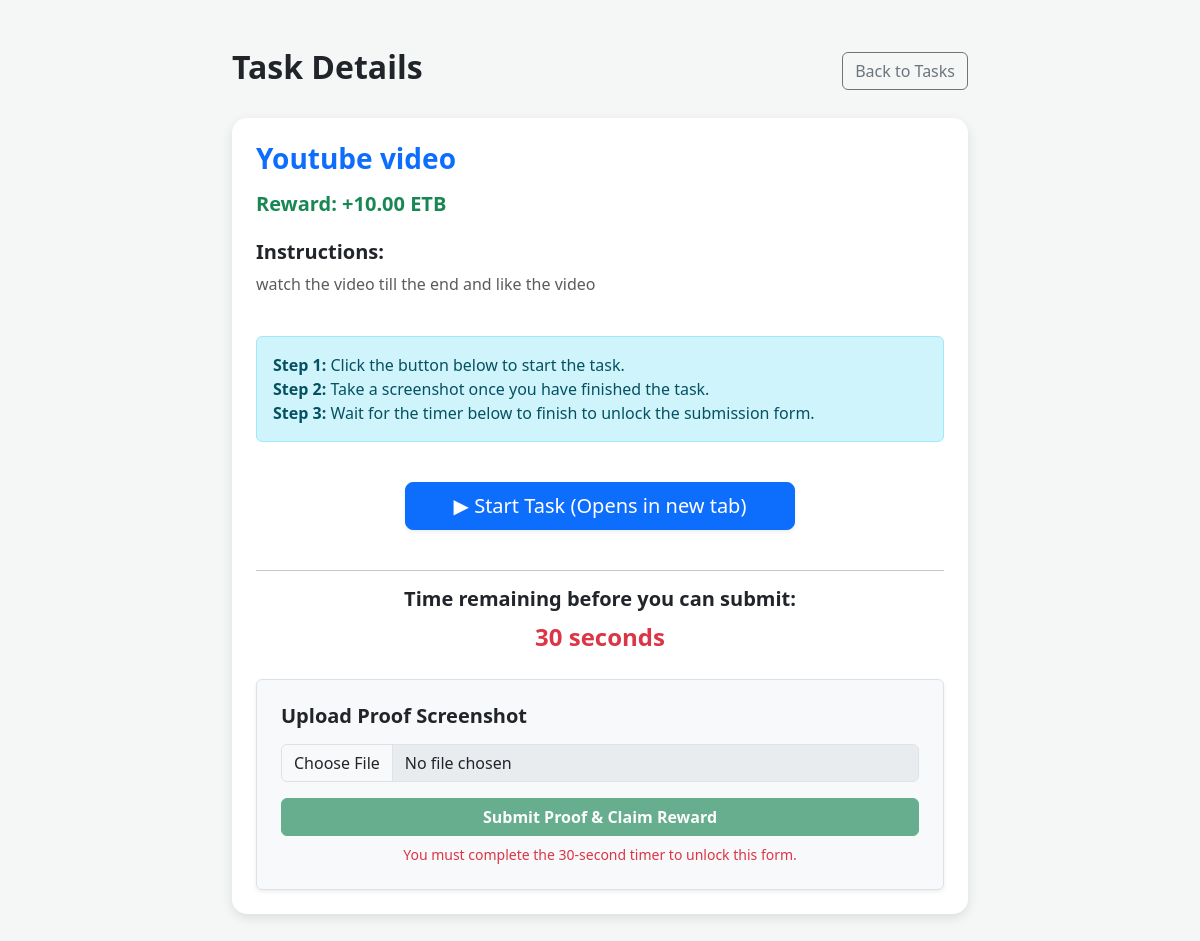
The app's page /tasks/task/1/ (signed in) with its own data.
### tasks/models.py (models this page shows, shortened)
class Task(models.Model):
    title = models.CharField(max_length=200)
    link = models.URLField()
    reward = models.DecimalField(max_digits=10, decimal_places=2)
    description = models.TextField(blank=True)
    requires_proof = models.BooleanField(default=False)

### tasks/views.py (the view)
# urls.py: path('task/<int:task_id>/', views.task_detail, name='task_detail'),
@login_required
def task_detail(request, task_id):
    task = get_object_or_404(Task, id=task_id)
    return render(request, 'tasks/task_detail.html', {'task': task})

### tasks/templates/tasks/task_detail.html (shortened to what this page needs)
<!DOCTYPE html>
<html lang="en">
<head>
    <link href="https://cdn.jsdelivr.net/npm/bootstrap@5.3.0/dist/css/bootstrap.min.css" rel="stylesheet">
</head>
<body>
<div class="container py-5">
    <div class="row justify-content-center">
        <div class="col-md-8">
            <div class="d-flex justify-content-between align-items-center mb-4">
                <h2 class="fw-bold text-dark">Task Details</h2>
                <a href="{% url 'tasks:task_list' %}" class="btn btn-outline-secondary">Back to Tasks</a>
            </div>
            <div class="card detail-card p-4">
                <h3 class="fw-bold text-primary mb-3">{{ task.title }}</h3>
                <h5 class="text-success fw-bold mb-4">Reward: +{{ task.reward }} ETB</h5>
                <h5 class="fw-bold">Instructions:</h5>
                <p class="text-muted" style="white-space: pre-wrap;">{{ task.description }}</p>
                <div class="alert alert-info mt-4">
                    <strong>Step 1:</strong> Click the button below to start the task.
                    <br>
                    <strong>Step 2:</strong> Take a screenshot once you have finished the task.
                    <br>
                    <strong>Step 3:</strong> Wait for the timer below to finish to unlock the submission form.
                </div>
                <div class="text-center my-4">
                    <a href="{{ task.link }}" target="_blank" class="btn btn-primary btn-lg px-5 shadow-sm" onclick="startTimer()">
                        ▶ Start Task (Opens in new tab)
                    </a>
                </div>
                <hr my-4>
                <div class="text-center mb-4">
                    <h5 class="fw-bold">Time remaining before you can submit:</h5>
                    <div id="timer-box">30 seconds</div>
                </div>
                <form action="{% url 'tasks:submit_task_proof' task.id %}" method="POST" enctype="multipart/form-data" class="bg-light p-4 rounded shadow-sm border">
                    <h5 class="fw-bold mb-3">Upload Proof Screenshot</h5>
                    <input type="file" id="proof-input" name="proof_image" class="form-control mb-3" required disabled>
                    <button type="submit" id="submit-btn" class="btn btn-success w-100 fw-bold" disabled>
                        Submit Proof & Claim Reward
                    </button>
                    <small id="form-help" class="text-danger d-block mt-2 text-center">You must complete the 30-second timer to unlock this form.</small>
                </form>
            </div>
        </div>
    </div>
</div>
</body>
</html>

### tasks/templates/tasks/task_detail.html (style rules this page uses)
body { background-color: #f4f7f6; font-family: 'Segoe UI', Tahoma, Geneva, Verdana, sans-serif; }
.detail-card { border: none; border-radius: 15px; box-shadow: 0 4px 12px rgba(0,0,0,0.1); }
#timer-box { font-size: 1.5rem; font-weight: bold; color: #dc3545; }

### records on screen
Task: title "Youtube video", reward "10.00", description "watch the video till the end and like the video"
